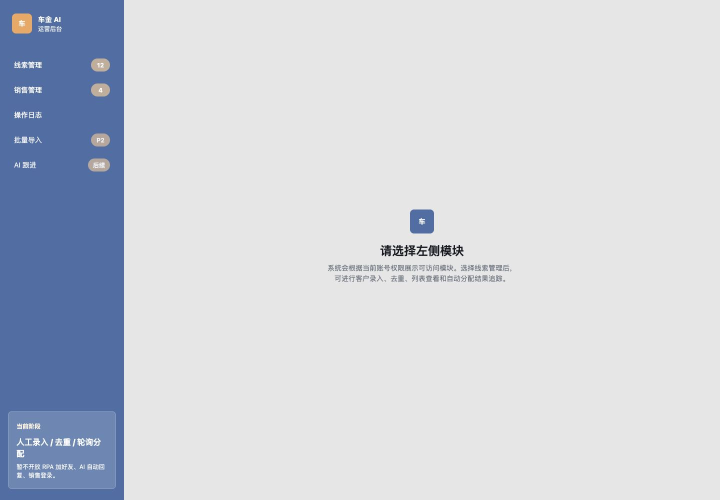
#> input picture deliverables/test_runs/p0_full_regression_2026-06-03/01-default.png, 1440 x 1000 px (shown at 1/2 size)
$ python -i visual_fingerprint.py   (imports and definitions only)
#> lines starting #> are read from the running program, lines starting #| are printed output that depends on the picture; after the words box and inside, x2 and y2 are one past the last pixel; in counts of white or black regions, pixels touching at a corner belong together
"""In-memory visual fingerprints for current-screen image verification.

The fingerprint is transaction evidence only. It never determines sender
identity, conversation ownership, or scheduler occurrence identity.
"""

from __future__ import annotations

import io
from typing import Any

from PIL import Image, ImageChops, ImageOps

from ..clipboard_payload import EphemeralClipboardImage
from .wechat import clamp_bounds


MAX_DHASH_DISTANCE = 16
MAX_ASPECT_RATIO_RELATIVE_ERROR = 0.18
MAX_COLOR_GRID_AVG_DISTANCE = 48.0
MIN_CONTENT_TRIM_AREA_RATIO = 0.50
CENTER_CROP_RATIOS = (0.90, 0.80, 0.70)


# [17 lines left out: function _inset_bounds, not called in this run]


def _dhash64(image: Image.Image) -> int:
    resized = ImageOps.grayscale(image).resize(
        (9, 8),
        Image.Resampling.LANCZOS,
    )
    pixels = list(
        getattr(resized, "get_flattened_data", resized.getdata)()
    )
    value = 0
    for row in range(8):
        for col in range(8):
            value <<= 1
            if pixels[row * 9 + col] > pixels[row * 9 + col + 1]:
                value |= 1
    return value


def _fingerprint_signature(normalized: Image.Image) -> dict[str, Any]:
    width, height = normalized.size
    if width <= 0 or height <= 0:
        return {}
    color_grid_image = normalized.resize(
        (3, 3),
        Image.Resampling.LANCZOS,
    )
    color_grid = [
        channel
        for pixel in getattr(
            color_grid_image,
            "get_flattened_data",
            color_grid_image.getdata,
        )()
        for channel in pixel[:3]
    ]
    return {
        "orientation": (
            "portrait"
            if height > width
            else "landscape"
            if width > height
            else "square"
        ),
        "aspect_ratio": float(width) / float(height),
        "dhash64": _dhash64(normalized),
        "color_grid": color_grid,
    }


def _center_crop(image: Image.Image, x_ratio: float, y_ratio: float) -> Image.Image:
    width, height = image.size
    crop_width = max(24, min(width, int(round(width * x_ratio))))
    crop_height = max(24, min(height, int(round(height * y_ratio))))
    left = max(0, (width - crop_width) // 2)
    top = max(0, (height - crop_height) // 2)
    return image.crop((left, top, left + crop_width, top + crop_height))


def _trim_uniform_padding(image: Image.Image) -> Image.Image | None:
    width, height = image.size
    if width < 24 or height < 24:
        return None
    corners = [
        image.getpixel((0, 0)),
        image.getpixel((width - 1, 0)),
        image.getpixel((0, height - 1)),
        image.getpixel((width - 1, height - 1)),
    ]
    background = tuple(
        int(round(sum(int(pixel[channel]) for pixel in corners) / 4.0))
        for channel in range(3)
    )
    difference = ImageChops.difference(
        image,
        Image.new("RGB", image.size, background),
    ).convert("L")
    mask = difference.point(lambda value: 255 if value > 12 else 0)
    bounds = mask.getbbox()
    mask.close()
    difference.close()
    if not bounds:
        return None
    left, top, right, bottom = bounds
    content_area = max(0, right - left) * max(0, bottom - top)
    if (
        right - left < 24
        or bottom - top < 24
        or content_area / float(width * height) < MIN_CONTENT_TRIM_AREA_RATIO
        or bounds == (0, 0, width, height)
    ):
        return None
    return image.crop(bounds)


def image_fingerprint(image: Image.Image) -> dict[str, Any]:
    normalized = ImageOps.exif_transpose(image).convert("RGB")
    normalized.load()
    base = _fingerprint_signature(normalized)
    if not base:
        normalized.close()
        return {}
    variants: list[dict[str, Any]] = []
    seen: set[tuple[Any, ...]] = set()

    def add_variant(candidate: Image.Image, kind: str) -> None:
        signature = _fingerprint_signature(candidate)
        if not signature:
            return
        key = (
            signature.get("orientation"),
            round(float(signature.get("aspect_ratio") or 0.0), 4),
            int(signature.get("dhash64") or 0),
            tuple(signature.get("color_grid") or []),
        )
        if key in seen:
            return
        seen.add(key)
        variants.append({"kind": kind, **signature})

    try:
        add_variant(normalized, "full")
        for ratio in CENTER_CROP_RATIOS:
            for x_ratio, y_ratio, kind in (
                (ratio, ratio, f"center_{int(ratio * 100)}"),
                (ratio, 1.0, f"center_x_{int(ratio * 100)}"),
                (1.0, ratio, f"center_y_{int(ratio * 100)}"),
            ):
                candidate = _center_crop(normalized, x_ratio, y_ratio)
                try:
                    add_variant(candidate, kind)
                finally:
                    candidate.close()
        trimmed = _trim_uniform_padding(normalized)
        if trimmed is not None:
            try:
                add_variant(trimmed, "uniform_padding_trimmed")
            finally:
                trimmed.close()
    finally:
        normalized.close()
    return {**base, "variants": variants}


# [27 lines left out: functions crop_fingerprint, clipboard_payload_fingerprint, not called in this run]


def _hamming64(left: int, right: int) -> int:
    return int(left ^ right).bit_count()


# [94 lines left out: functions _color_grid_distance, fingerprints_match, not called in this run]

>>> from PIL import Image
>>> picture = Image.open('../../../../../../../deliverables/test_runs/p0_full_regression_2026-06-03/01-default.png')
#> picture is the input picture: PIL image 1440x1000 RGB; mean R, G, B 205.3, 209.7, 218.3
>>> result = image_fingerprint(picture)
#> in _fingerprint_signature, `color_grid = [ channel for pixel in getattr( color_grid_image, "get_fl..`: color_grid = 27 values, max 237 at index 3, min 159 at index 9, mean 213.5
#> in _dhash64, `pixels = list( getattr(resized, "get_flattened_data", resized.getdata)..`: pixels = 72 values, max 239 at index 2, min 94 at index 45, mean 209.1
#> in image_fingerprint, `base = _fingerprint_signature(normalized)`: base = 4 items
#> the loop in image_fingerprint, `for ratio in CENTER_CROP_RATIOS:` made 3 passes
#> in _trim_uniform_padding, `corners = [ image.getpixel((0, 0)), image.getpixel((width - 1, 0)), im..`: corners = [(82, 109, 162), (230, 230, 230), (82, 109, 162), (230, 230, 230)]
#> in _trim_uniform_padding, `background = tuple( int(round(sum(int(pixel[channel]) for pixel in cor..`: background = (156, 170, 196)
#> in _trim_uniform_padding, `difference = ImageChops.difference( image, Image.new("RGB", image.size..`:
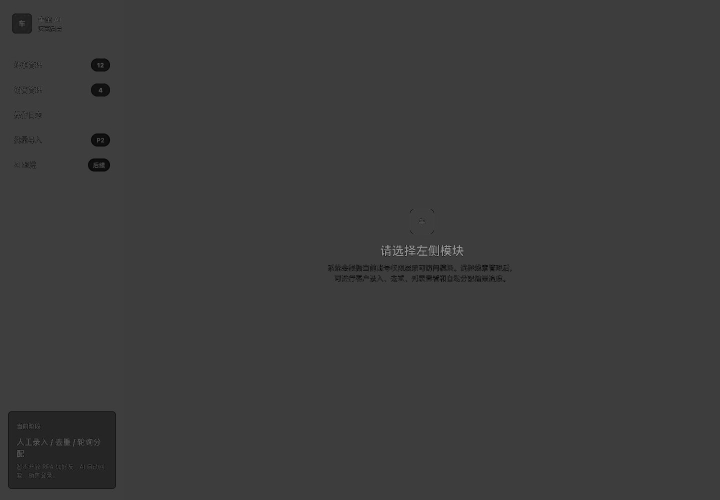
#> difference: PIL image 1440x1000 L (shown at 1/2 size); min 1, max 165, mean 60.4
#> in _trim_uniform_padding, `mask = difference.point(lambda value: 255 if value > 12 else 0)`:
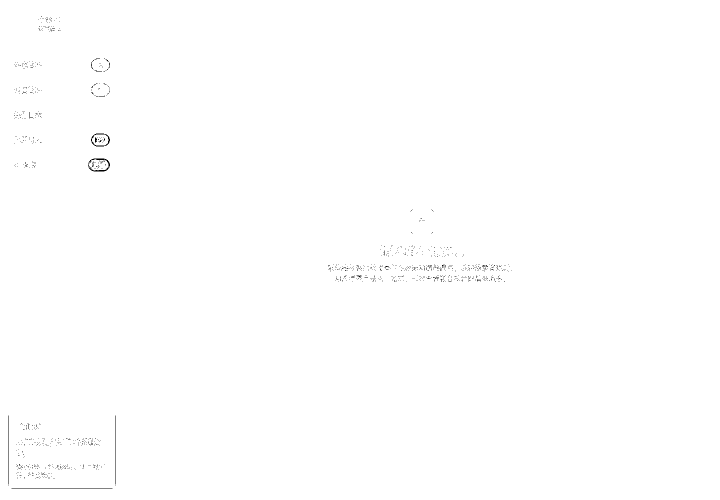
#> mask: PIL image 1440x1000 L (shown at 1/2 size); 99.8% white; black in thin lines or dots, all inside (x1, y1, x2, y2) = (16, 32, 1023, 978)
#> in _trim_uniform_padding, `bounds = mask.getbbox()`: bounds = (0, 0, 1440, 1000)
#> in _trim_uniform_padding, `left, top, right, bottom = bounds`: left = 0; right = 1440; bottom = 1000
#> in _trim_uniform_padding, `content_area = max(0, right - left) * max(0, bottom - top)`: content_area = 1440000
#> result = 5 items
